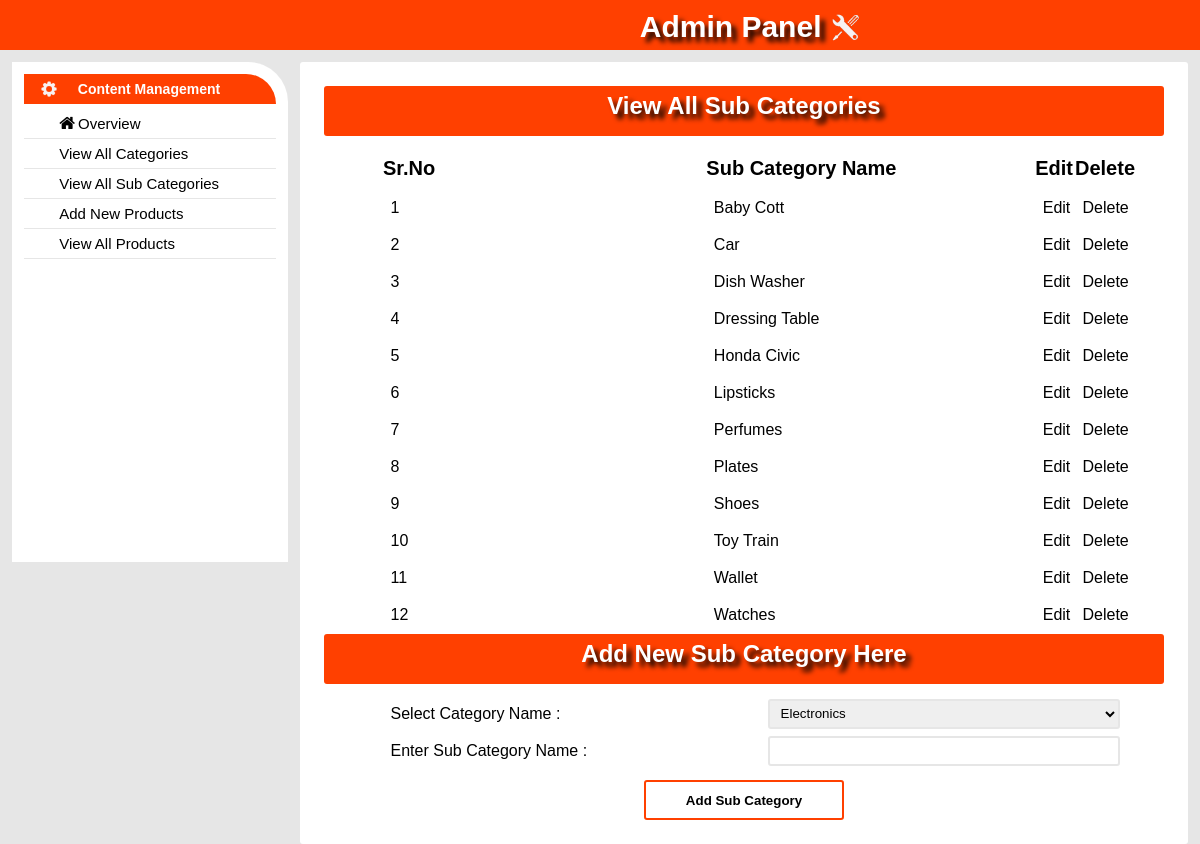
The app's page /admin/index.php?viewall_sub_cat with its own data.
### tables this page shows
CREATE TABLE `sub_cat` (
  `sub_cat_id` int(10) NOT NULL,
  `sub_cat_name` varchar(100) NOT NULL,
  `cat_id` int(10) NOT NULL
);

### admin/include/function.php (the view, shortened to what this page needs)
<?php
function viewall_cat()
{
include("include/db.php");
$fetch_cat = $con->prepare("select * from main_cat");
$fetch_cat->setFetchMode(PDO:: FETCH_ASSOC);
$fetch_cat->execute();
while($row=$fetch_cat->fetch()):
echo"<option value='".$row['cat_id']."'>".$row['cat_name']."</option>";
endwhile;
}
function viewall_sub_category()
{
include("include/db.php");
$fetch_cat = $con->prepare("select * from sub_cat ORDER BY sub_cat_name");
$fetch_cat->setFetchMode(PDO:: FETCH_ASSOC);
$fetch_cat->execute();
$i=1;
while($row=$fetch_cat->fetch()):
echo "<tr>
	 <td>".$i++."</td>
	<td>".$row['sub_cat_name']."</td>
	<td><a href='index.php?edit_sub_cat=".$row['sub_cat_id']."'>Edit</a></td>
	<td><a href='delete_cat.php?delete_sub_cat=".$row['sub_cat_id']."'>Delete</a></td>
	</tr>";
endwhile;
}

### admin/css/style.css (style rules this page uses)
* { margin:0; padding:0; font-family:Verdana, Geneva , sans-serif; }
body { background:#e6e6e6; }
#bodyright form table tr td { width:50%; height:35px; padding-left:3%; }
#bodyright form table tr td a { text-decoration:none; color:#000000; }

### records on screen
sub_cat: sub_cat_name "Baby Cott"
sub_cat: sub_cat_name "Car"
sub_cat: sub_cat_name "Dish Washer"
sub_cat: sub_cat_name "Dressing Table"
sub_cat: sub_cat_name "Honda Civic"
sub_cat: sub_cat_name "Lipsticks"
sub_cat: sub_cat_name "Perfumes"
sub_cat: sub_cat_name "Plates"
sub_cat: sub_cat_name "Shoes"
sub_cat: sub_cat_name "Toy Train"
sub_cat: sub_cat_name "Wallet"
sub_cat: sub_cat_name "Watches"

### other values on screen
form field main_cat "Electronics"
